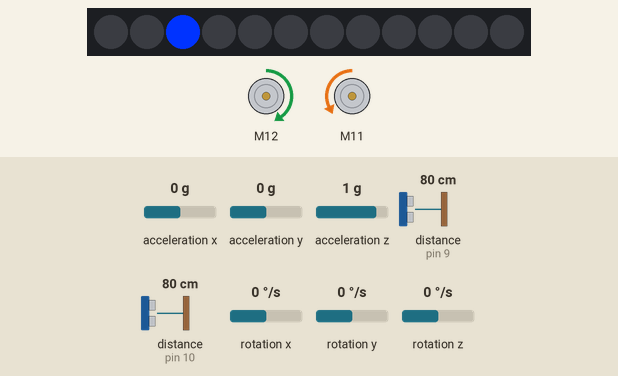
Bench run of a sketch on a simulated Arduino Uno, built with avr-gcc and run on an emulated ATmega328P. On the bench: 12 RGB LEDs in strip order, left to right, 2 × DC motor (green arrow = forward, orange = backward, longer = faster). Inputs (shaded band) come from the test bench; at power-on: distance to the obstacle (sensors on pin 9, pin 10) 80 cm, acceleration x 0 g, acceleration y 0 g, acceleration z 1 g, rotation x 0 °/s, rotation y 0 °/s, rotation z 0 °/s.

Above: at 2.0 s.
2.1 s: distance to the obstacle (sensor on pin 9) set to 22 cm
3.6 s: distance to the obstacle (sensor on pin 9) set to 17 cm
At 4.0 s:
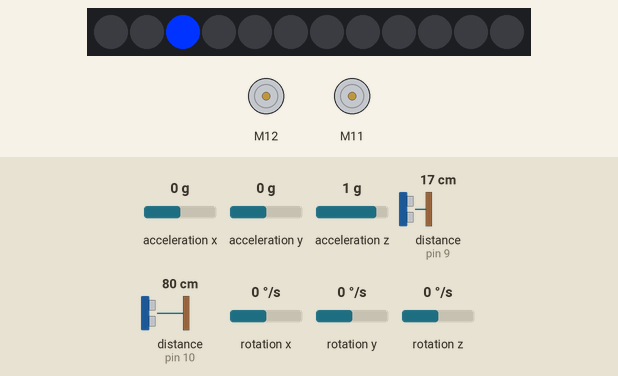
At 4.9 s:
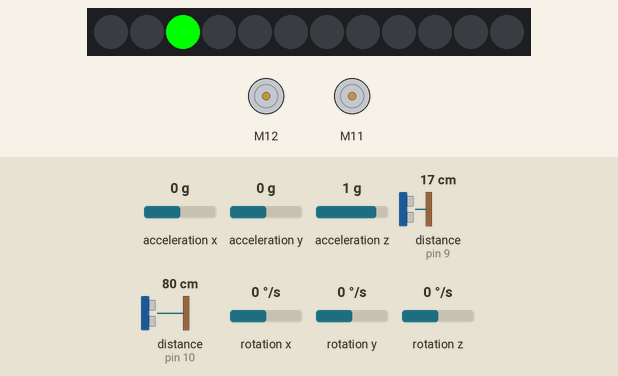
Timing chart, 0 to 6.6 s (numbered marks = the images above; inputs shaded):
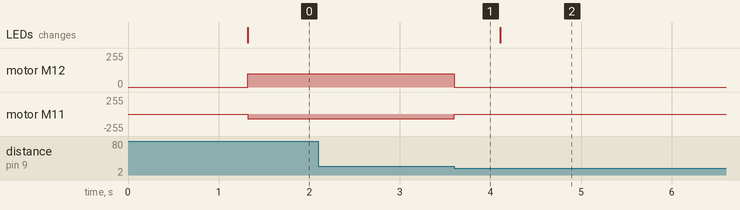

The sketch:

WallFollowing.ino
```cpp
#include <Arduino.h>
#include <MeAuriga.h>

MeGyro gyro_0(0, 0x69);
MeUltrasonicSensor sensor_front(9);
MeUltrasonicSensor sensor_side(10);
MeBuzzer buzzer;
MeEncoderOnBoard motor_r(SLOT1);
MeEncoderOnBoard motor_l(SLOT2);
MeRGBLed LEDs(0, 12);

const int SPEED = 100;
const float KP = 1.2;
const float CALIBRATION = 0.83;

const float WALL_SETPOINT = 15.0;
const float MAX_WALL_SETPOINT = 30.0;
const float OBSTACLE_DISTANCE = 20.0;
const float OBSTACLE_MIN_DISTANCE = 10.0;

const float TURN_ANGLE = 75;
const float TURN_SPEED = SPEED * 0.5;
const float VEER = 0.7;

const float BUZZ_FREQ = 440;
const int LED_PIN = 3;

enum Direction { CLOCKWISE, ANTICLOCKWISE };
enum LEDColour { OFF, ORANGE, PINK, BLUE, RED, GREEN };
enum State { AVOID, FIND, FOLLOW, REVERSE };
State mBotState = FOLLOW;

void isr_process_encoder1(void){
  if (digitalRead(motor_l.getPortB()) == 0) motor_l.pulsePosMinus();
  else motor_l.pulsePosPlus();
}
void isr_process_encoder2(void){
  if (digitalRead(motor_r.getPortB()) == 0) motor_r.pulsePosMinus();
  else motor_r.pulsePosPlus();
}

void _loop(){
  motor_l.loop();
  motor_r.loop();
}

// Non blocking delay
void _delay(float seconds) {
  if(seconds < 0.0) seconds = 0.0;
  long endTime = millis() + seconds * 1000;
  while(millis() < endTime) _loop();
}

// Set LED in set colours listed in LED enum
void setLED(LEDColour colour){
  if (colour == ORANGE)
    LEDs.setColor(LED_PIN,255,154,0);
  else if (colour == PINK)
    LEDs.setColor(LED_PIN,228,81,203);
  else if (colour == BLUE)
    LEDs.setColor(LED_PIN,0,51,255);
  else if (colour == RED)
    LEDs.setColor(LED_PIN,255,25,0);
  else if (colour == GREEN)
    LEDs.setColor(LED_PIN,0,255,0);
  else
    LEDs.setColor(LED_PIN,0,0,0);
  LEDs.show();
}

/*
  Handles stopping motors
*/
void stopBot(){
  motor_l.setMotorPwm(0);
  motor_r.setMotorPwm(0);
  _delay(0.5);
}

/*
  Controls turning the mBot using the gyroscope
  direction is enum of CLOCKWISE, ANTICLOCKWISE
  targetAngle is degree to turn in the set direction
*/
void turnBot(Direction direction, float targetAngle, int speed)
{
  gyro_0.update();
  float startAngle = gyro_0.getAngle(3);

  int leftPower = (direction == CLOCKWISE) ? speed * CALIBRATION : -speed  * CALIBRATION;
  int rightPower = (direction == CLOCKWISE) ? speed: -speed;

  motor_l.setMotorPwm(leftPower);
  motor_r.setMotorPwm(rightPower);

  while (abs(gyro_0.getAngle(3) - startAngle) < targetAngle) {
    gyro_0.update();
    _loop();
  }
  stopBot();
}

void setup() {
  Serial.begin(115200);
  TCCR1A = _BV(WGM10);
  TCCR1B = _BV(CS11) | _BV(WGM12);
  TCCR2A = _BV(WGM21) | _BV(WGM20);
  TCCR2B = _BV(CS21);
  LEDs.setpin(44);
  LEDs.show();

  gyro_0.begin();
  buzzer.setpin(45);

  attachInterrupt(motor_l.getIntNum(), isr_process_encoder1, RISING);
  attachInterrupt(motor_r.getIntNum(), isr_process_encoder2, RISING);
}

void loop() {
  _loop();
  switch(mBotState){

    /*
      State: AVOID
      Turns robot away from the wall -> moves along the length of the obstacle ->
      turns clockwise to be back linear with the wall.
      Updates state to FIND
    */
    case AVOID: {
      setLED(GREEN);

      // If obstacle is too close, switch to REVERSE
      if (sensor_front.distanceCm() < OBSTACLE_MIN_DISTANCE) {
        mBotState = REVERSE;
        return;
      }

      turnBot(ANTICLOCKWISE, TURN_ANGLE, TURN_SPEED);
      while (sensor_side.distanceCm() < MAX_WALL_SETPOINT) {
        motor_l.setMotorPwm(SPEED * CALIBRATION);
        motor_r.setMotorPwm(-SPEED);
      }

      turnBot(CLOCKWISE, TURN_ANGLE, TURN_SPEED);

      mBotState = FIND;
      break;
    }

    /*
      State: FIND
      While the wall is further away then the maximum wall setpoint, the robot veers slightly towards the wall
      Once side sensor is back within distance, the state returns to FOLLOW the wall
    */
    case FIND: {
      setLED(BLUE);

      while (sensor_side.distanceCm() > MAX_WALL_SETPOINT) {

        if (sensor_front.distanceCm() < OBSTACLE_DISTANCE){
          stopBot();
          mBotState = AVOID;
          return;
        }

        motor_l.setMotorPwm(SPEED);
        motor_r.setMotorPwm(-SPEED * VEER);
      }
      mBotState = FOLLOW;
      break;
    }

    /*
      State: FOLLOW
      Maintains a level distance from a wall on the right of the robot using P-Controller functionality.
      If the robot is too far away, LED will be orange as it angles back towards the wall.
      LED is pink if it's angling away from the wall
    */
    case FOLLOW:{
      // Checks for obstacles, if found update state -> AVOID
      if (sensor_front.distanceCm() < OBSTACLE_DISTANCE){
        stopBot();
        mBotState = AVOID;
        return;
      }

      float side_sensor = sensor_side.distanceCm();
      if (side_sensor > MAX_WALL_SETPOINT){
        stopBot();
        mBotState = FIND;
        return;
      }

      float error = WALL_SETPOINT - side_sensor;
      float correction = constrain(KP * error, -SPEED, SPEED);

      motor_l.setMotorPwm((SPEED - correction) * CALIBRATION);
      motor_r.setMotorPwm(-( SPEED + correction));

      if (error > 0) setLED(PINK);
      else if (error < 0) setLED(ORANGE);
      break;
    }

    /*
      State: REVERSE
      Called if obstacle is closer than minimum distance.
      Reverse with beeping sound to the set obstacle_distance
      Sets state FOLLOW which will reassess whether to continue to FOLLOW the wall, or AVOID object
    */

    case REVERSE:
      setLED(RED);
      while (sensor_front.distanceCm() < OBSTACLE_DISTANCE) {
        motor_l.setMotorPwm(-SPEED * CALIBRATION);
        motor_r.setMotorPwm(SPEED);
        buzzer.tone(BUZZ_FREQ, 250);
        _delay(0.5);
      }

      mBotState = FOLLOW;
      break;
  }
}
```

Measured:
- the behaviour switches between 20 and 19 cm on distance to the obstacle (sensor on pin 9) (found by bisection; images 0 and 1)
- after the input at 2.1 s, every drawn part: stays the same
- after the input at 3.6 s, motor M12: forward 100/255 → stopped at once; motor M11: backward 70/255 → stopped at once
